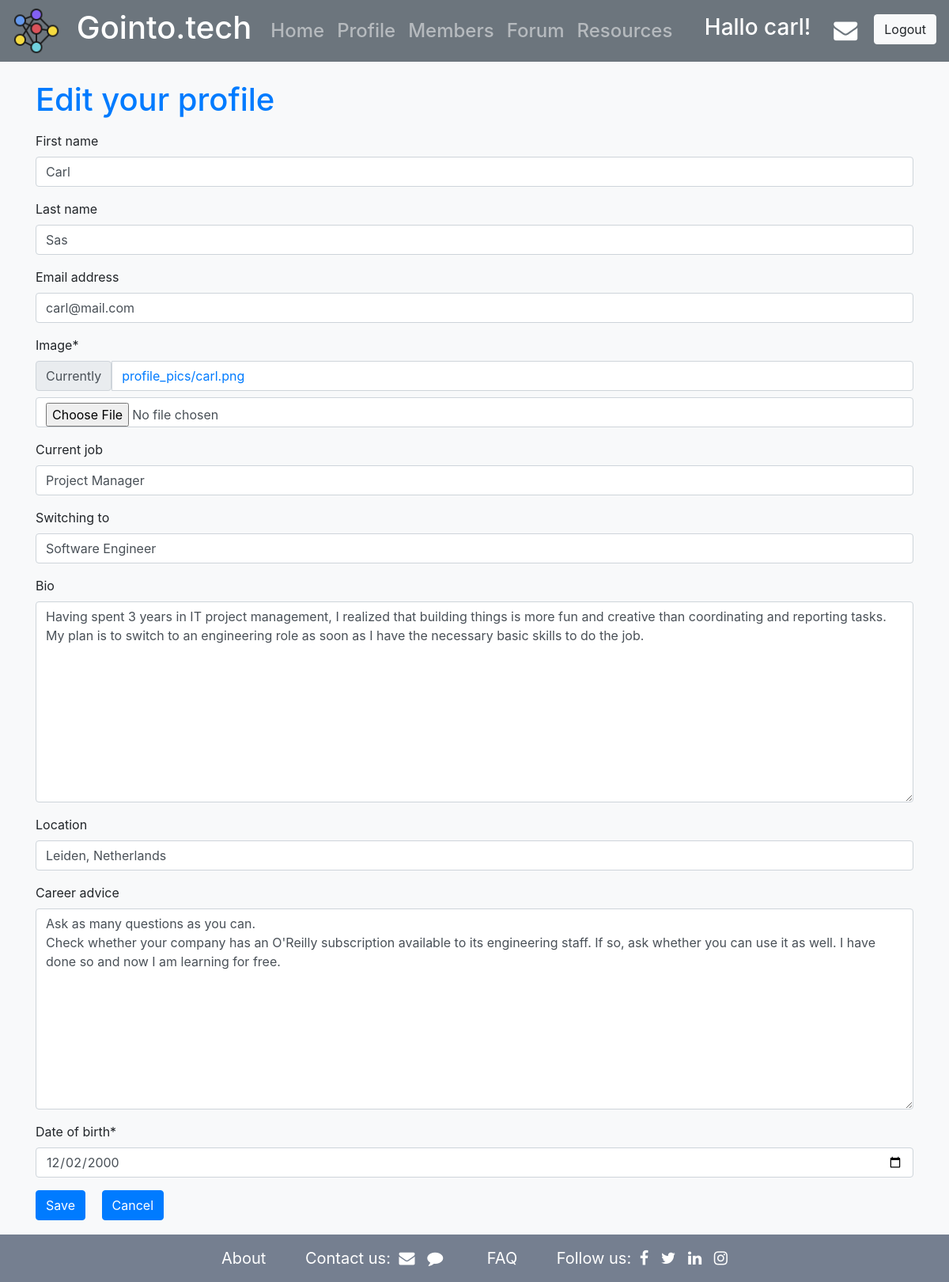
Screenshot of /editprofile/ (signed in) with the database file from the repository.
### account/models.py (models this page shows, shortened)
class Profile(models.Model):
    user = models.OneToOneField(User, on_delete=models.CASCADE)
    image = models.ImageField(default='default.png', upload_to='profile_pics/')
    date_of_birth = models.DateField(blank=True, null=True)
    created = models.DateTimeField(auto_now_add=True)
    current_job = models.CharField(blank=True, null=True, max_length=500)
    switching_to = models.CharField(blank=True, null=True, max_length=500)
    location = models.CharField(blank=True, null=True, max_length=100)
    bio = models.TextField(blank=True, null=True)
    career_advice = models.TextField(blank=True, null=True)
    following = models.ManyToManyField("self", blank=True)

### account/views.py (the view)
# urls.py: path('editprofile/', views.edit_profile, name='edit_profile'), # edit user profile
@login_required
def edit_profile(request):
    if request.method == 'POST':
        user_form = UserEditForm(instance=request.user,
                                 data=request.POST)
        profile_form = ProfileEditForm(
                                    instance=request.user.profile,
                                    data=request.POST,
                                    files=request.FILES)
        if user_form.is_valid() and profile_form.is_valid():
            user_form.save()
            profile_form.save()
            username = user_form.cleaned_data.get("username")
            create_action(request.user, 'updated profile')
        return redirect('profile')
    else:
        user_form = UserEditForm(instance=request.user)
        profile_form = ProfileEditForm(instance=request.user.profile)
        return render(request, 'account/edit.html', {'user_form': user_form,
                   'profile_form': profile_form})

### account/forms.py
class UserEditForm(forms.ModelForm):
    class Meta:
        model = User
        fields = ['first_name', 'last_name', 'email']

class ProfileEditForm(forms.ModelForm):
    date_of_birth = forms.DateField(widget=NumberInput(attrs={'type': 'date'}))
    class Meta:
        model = Profile
        fields = ['image', 'current_job', 'switching_to','bio', 'location', 'career_advice','date_of_birth']

### account/templates/account/edit.html (shortened to what this page needs)
{% extends "base.html" %}
{% load crispy_forms_tags %}
{% block content %}
<div class="container">
  <p class="h1 text-primary mt-4 mb-3">Edit your profile</p>
  <form method="post" enctype="multipart/form-data">
    {{ user_form|crispy }}
    {{ profile_form|crispy }}
    <input class="btn btn-primary mb-3" type="submit" value="Save">
    <a class="btn btn-primary ml-3 mb-3" href="{% url 'profile' %}" role="button">Cancel</a>
  </form>
</div>
{% endblock %}

### templates/base.html (shortened to what this page needs)
{% load static %}
<!doctype html>
<html lang="en">
<head>
  <link href="https://maxcdn.bootstrapcdn.com/font-awesome/4.4.0/css/font-awesome.min.css" rel="stylesheet"/>
  <link rel="stylesheet" href="https://cdn.jsdelivr.net/npm/bootstrap@4.1.3/dist/css/bootstrap.min.css">
  <link rel="stylesheet" href="{% static 'css/base.css' %}">
</head>
<body class="bg-light">
    <nav class="navbar navbar-expand-lg navbar-dark bg-secondary py-1">
        <a class="navbar-brand text-white font-weight-bold" href="{% url 'index' %}">
            <img src={% static 'images/logo1.png' %} width="60" height="60" class="d-inline-block align-center" alt="">
            <p class="d-inline-block h1 ml-3 align-middle">Gointo.tech</p>
        </a>
        <div class="collapse navbar-collapse text-white" id="navbarText">
            <ul class="navbar-nav mr-auto h4">
                {% if user.is_authenticated %}
              <li class="nav-item">
                <a class="nav-link" href="{% url 'actions:dashboard' %}">Home </a>
              </li>
              <li class="nav-item">
                <a class="nav-link" href="{% url 'profile' %}">Profile</a>
              </li>
              <li class="nav-item">
                <a class="nav-link" href="{% url 'user_list' %}">Members</a>
              </li>
              <li class="nav-item">
                <a class="nav-link" href="{% url 'forum:thread_list' %}">Forum</a>
              </li>
                {% endif %}
              <li class="nav-item">
                <a class="nav-link" href="{% url 'resources:article_list' %}">Resources</a>
              </li>
            </ul>
            {% if user.is_authenticated %}
            <div class="d-inline-flex my-2">
                <div class="h3  text-white mr-4"> Hallo {{ user.username }}!</div>
                <a href="{% url 'mailbox' %}"><i class="fa fa-envelope" style="color:white; font-size: 30px; padding: 5px;"></i></a>
                <a href="{% url 'logout' %}">
                <button class="btn btn-light ml-3" type="submit">Logout</button>
                </a>
            </div>
              {% endif %}
        </div>
    </nav>
    {% block content %}
    {% endblock content %}
    <footer class="footer">
      <div class="container text-center">
        <span><a href="#">About</a></span>
        <span>Contact us:
          <a href="#"><i class="fa fa-envelope"></i></a>
          <a href="#"><i class="fa fa-comment"></i></a>
        </span>
        <span><a href="#">FAQ</a></span>
        <span>Follow us:
          <a href="#"><i class="fa fa-facebook"></i></a>
          <a href="#"><i class="fa fa-twitter"></i></a>
          <a href="#"><i class="fa fa-linkedin"></i></a>
          <a href="#"><i class="fa fa-instagram"></i></a>
        </span>
      </div>
    </footer>
</body>
</html>

### static/css/base.css (style rules this page uses)
html { position: relative; min-height: 100%; }
body { margin-bottom: 60px; }
.footer { position: absolute; bottom: 0; width: 100%; height: 60px; line-height: 60px; background: #757f90; }
.footer a { color: white; font-size: 20px; padding: 5px; transition: all .5s ease; }
.footer span { color: white; font-size: 20px; padding: 20px; }

### rows the page displays
Profile: current_job "Project Manager", switching_to "Software Engineer", bio "Having spent 3 years in IT project management, I realized that building things is more fun and creative than coordinating and reporting tasks. My plan is to switch to an engineering role as soon as I have the necessary basic skills to do the job.", location "Leiden, Netherlands", career_advice "Ask as many questions as you can. Check whether your company has an O'Reilly subscription available to its engineering staff. If so, ask whether you can use it as well. I have done so and now I am learning for free.", date_of_birth "12/02/2000"

### other values shown
{{ user.username }} "carl"
